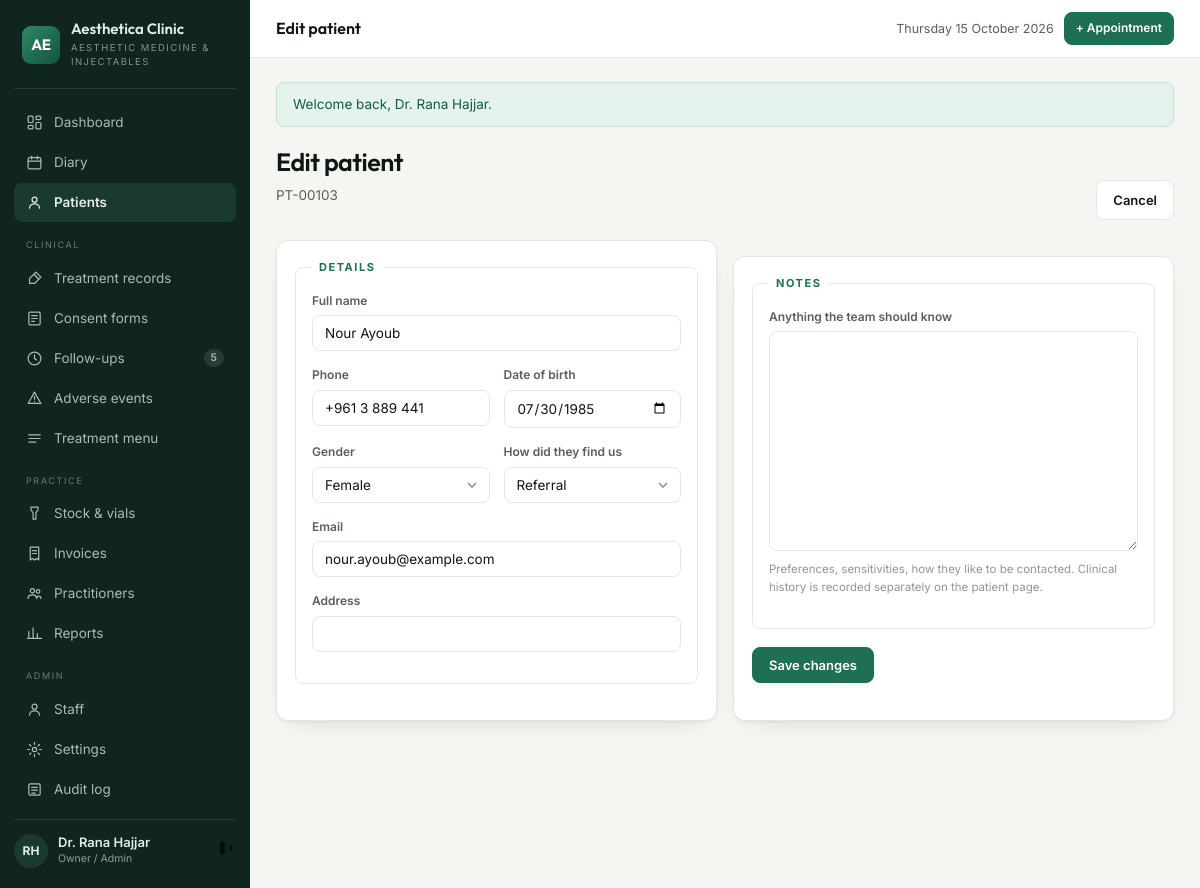
The app's page /patients/4/edit (signed in) with its own data.
### tables this page shows
CREATE TABLE `patients` (
  `id` int(10) unsigned NOT NULL AUTO_INCREMENT,
  `code` varchar(20) NOT NULL COMMENT 'human reference, e.g. PT-00142',
  `full_name` varchar(140) NOT NULL,
  `date_of_birth` date DEFAULT NULL,
  `gender` enum('female','male','other') DEFAULT NULL,
  `phone` varchar(40) NOT NULL,
  `email` varchar(160) DEFAULT NULL,
  `address` varchar(255) DEFAULT NULL,
  `source` enum('instagram','referral','walk_in','google','facebook','other') NOT NULL DEFAULT 'other',
  `notes` text DEFAULT NULL,
  `created_by` int(10) unsigned DEFAULT NULL,
  `created_at` datetime NOT NULL DEFAULT current_timestamp(),
  `updated_at` datetime NOT NULL DEFAULT current_timestamp() ON UPDATE current_timestamp(),
  PRIMARY KEY (`id`),
  UNIQUE KEY `uq_patients_code` (`code`),
  KEY `ix_patients_name` (`full_name`),
  KEY `ix_patients_phone` (`phone`),
  KEY `fk_patients_user` (`created_by`),
  CONSTRAINT `fk_patients_user` FOREIGN KEY (`created_by`) REFERENCES `users` (`id`) ON DELETE SET NULL
);

### app/Core/View.php (called while the page is built, shortened)
<?php
final class View
{
    private static string $base = '';
    public static function setBase(string $base): void
    {
        self::$base = rtrim($base, '/');
    }
    public static function url(string $path = '/'): string
    {
        return self::$base . '/' . ltrim($path, '/');
    }
    public static function render(string $template, array $data = []): void
    {
        $content = self::capture($template, $data);
    }
    public static function capture(string $template, array $data = []): string
    {
        extract($data, EXTR_SKIP);
        require __DIR__ . "/../Views/$template.php";
        return (string) ob_get_clean();
    }
}

### app/Core/Controller.php (called while the page is built, shortened)
<?php
abstract class Controller
{
    protected function view(string $template, array $data = []): void
    {
        View::render($template, $data);
    }
}

### app/Controllers/PatientController.php (called while the page is built, shortened)
<?php
final class PatientController extends Controller
{
    public function edit(int $id): void
    {
        $patient = DB::one('SELECT * FROM patients WHERE id = ?', [$id]);
        $this->view('patients/form', ['title' => 'Edit patient', 'patient' => $patient]);
    }
}

### public/index.php (called while the page is built, shortened)
<?php
require __DIR__ . '/../app/Core/View.php';
require __DIR__ . '/../app/helpers.php';
$config = require __DIR__ . '/../config/config.php';
date_default_timezone_set($config['app']['timezone']);
$uri = $_SERVER['REQUEST_URI'] ?? '/';
$router = new Router();
try {
    $router->dispatch($_SERVER['REQUEST_METHOD'] ?? 'GET', $uri ?: '/');
} catch (Throwable $e) {
    http_response_code(500);
    if ($config['app']['debug']) {
        echo '<pre style="padding:20px;font:13px/1.6 monospace">'
            . htmlspecialchars($e->getMessage() . "\n\n" . $e->getTraceAsString()) . '</pre>';
    } else {
        View::render('errors/500', ['title' => 'Something went wrong']);
    }
}

### app/Core/Database.php (called while the page is built, shortened)
<?php
final class Database
{
    private static ?PDO $pdo = null;
    public static function connect(array $cfg): void
    {
        $dsn = "mysql:host={$cfg['host']};dbname={$cfg['name']};charset={$cfg['charset']}";
        self::$pdo = new PDO($dsn, $cfg['user'], $cfg['pass'], [
            PDO::ATTR_ERRMODE            => PDO::ERRMODE_EXCEPTION,
            PDO::ATTR_DEFAULT_FETCH_MODE => PDO::FETCH_ASSOC,
            PDO::ATTR_EMULATE_PREPARES   => false,
        ]);
    }
    public static function pdo(): PDO
    {
        return self::$pdo;
    }
    public static function run(string $sql, array $params = []): PDOStatement
    {
        $stmt = self::pdo()->prepare($sql);
        $stmt->execute($params);
        return $stmt;
    }
    public static function one(string $sql, array $params = []): ?array
    {
        $row = self::run($sql, $params)->fetch();
        return $row === false ? null : $row;
    }
}

### app/helpers.php (called while the page is built, shortened)
<?php
if (!function_exists('e')) {
    function e(mixed $value): string
    {
        return htmlspecialchars((string) $value, ENT_QUOTES | ENT_SUBSTITUTE, 'UTF-8');
    }
}
if (!function_exists('url')) {
    function url(string $path = '/'): string
    {
        return View::url($path);
    }
}
if (!function_exists('label')) {
    function label(string $value): string
    {
        return ucfirst(str_replace('_', ' ', $value));
    }
}
if (!function_exists('old')) {
    function old(string $key, mixed $fallback = ''): string
    {
        return e($_POST[$key] ?? $fallback);
    }
}

### app/Views/patients/form.php (the view, shortened to what this page needs)
<?php
$p = $patient;
$action = $p ? url('/patients/' . $p['id']) : url('/patients');
?>
<div class="ph">
  <div><h1><?= $p ? 'Edit patient' : 'New patient' ?></h1>
    <?php if ($p): ?><p class="lead"><?= e($p['code']) ?></p><?php endif; ?></div>
  <div class="actions"><a class="btn ghost" href="<?= url($p ? '/patients/' . $p['id'] : '/patients') ?>">Cancel</a></div>
</div>
<form method="post" action="<?= $action ?>">
  <div class="grid g2">
    <div class="card"><div class="bd">
      <fieldset><legend>Details</legend>
        <div class="field"><label for="full_name">Full name</label>
          <input type="text" id="full_name" name="full_name" required value="<?= old('full_name', $p['full_name'] ?? '') ?>"></div>
        <div class="row2">
          <div class="field"><label for="phone">Phone</label>
            <input type="tel" id="phone" name="phone" required value="<?= old('phone', $p['phone'] ?? '') ?>"></div>
          <div class="field"><label for="date_of_birth">Date of birth</label>
            <input type="date" id="date_of_birth" name="date_of_birth" value="<?= old('date_of_birth', $p['date_of_birth'] ?? '') ?>"></div>
        </div>
        <div class="row2">
          <div class="field"><label for="gender">Gender</label>
            <select id="gender" name="gender">
              <?php foreach (['' => '—', 'female' => 'Female', 'male' => 'Male', 'other' => 'Other'] as $k => $v): ?>
                <option value="<?= $k ?>" <?= ($p['gender'] ?? '') === $k ? 'selected' : '' ?>><?= $v ?></option>
              <?php endforeach; ?>
            </select></div>
          <div class="field"><label for="source">How did they find us</label>
            <select id="source" name="source">
              <?php foreach (['instagram','referral','walk_in','google','facebook','other'] as $s): ?>
                <option value="<?= $s ?>" <?= ($p['source'] ?? '') === $s ? 'selected' : '' ?>><?= label($s) ?></option>
              <?php endforeach; ?>
            </select></div>
        </div>
        <div class="field"><label for="email">Email</label>
          <input type="email" id="email" name="email" value="<?= old('email', $p['email'] ?? '') ?>"></div>
        <div class="field"><label for="address">Address</label>
          <input type="text" id="address" name="address" value="<?= old('address', $p['address'] ?? '') ?>"></div>
      </fieldset>
    </div></div>
    <div class="card"><div class="bd">
      <fieldset><legend>Notes</legend>
        <div class="field"><label for="notes">Anything the team should know</label>
          <textarea id="notes" name="notes" style="min-height:220px"><?= e($p['notes'] ?? '') ?></textarea>
          <p class="hint">Preferences, sensitivities, how they like to be contacted. Clinical history is recorded separately on the patient page.</p>
        </div>
      </fieldset>
      <button class="btn" type="submit"><?= $p ? 'Save changes' : 'Create patient' ?></button>
    </div></div>
  </div>
</form>

### app/Core/Router.php (shortened to what this page needs)
<?php
final class Router
{
    private array $routes = ['GET' => [], 'POST' => []];
    private function add(string $method, string $pattern, string $handler, ?string $permission): void
    {
        $regex = '#^' . preg_replace('#\{[a-z_]+\}#', '([0-9]+)', rtrim($pattern, '/')) . '/?$#';
        [$controller, $action] = explode('@', $handler);
        $this->routes[$method][] = [$regex, $controller, $action, $permission];
    }
    public function dispatch(string $method, string $uri): void
    {
        $path = '/' . trim(parse_url($uri, PHP_URL_PATH) ?: '/', '/');
        foreach ($this->routes[$method] ?? [] as [$regex, $controller, $action, $permission]) {
            if (!preg_match($regex, $path, $m)) {
                continue;
            }
            array_shift($m);
            (new $class())->{$action}(...array_map('intval', $m));
            return;
        }
    }
}

### public/assets/css/app.css (style rules this page uses)
:root { --bg:#f5f6f2; --panel:#ffffff; --side:#10251d; --side-2:#1b3a2e; --sidefg:#e3eee8; --fg:#101713; --muted:#566158; --faint:#8e9890; --line:#e5e8e1; --line-soft:#eef0ea; --a1:#1f6f52; --a2:#14543c; --aink:#ffffff; --soft:#e6f1ea; --warn:#9a6a08; --warn-bg:#fdf3e0; --bad:#a4302a; --bad-bg:#fbecea; --ok:#17865a; --ok-bg:#e4f3ec; --info:#1d5f7a; --info-bg:#e6f1f6; --radius:8px; --radius-lg:12px; --shadow:0 1px 2px rgba(16,23,19,.05), 0 8px 24px -16px rgba(16,23,19,.25); --sans:'Inter',-apple-system,BlinkMacSystemFont,'Segoe UI',Roboto,sans-serif; --display:'Outfit','Inter',sans-serif; }
*,*::before,*::after { box-sizing:border-box }
body { margin:0;background:var(--bg);color:var(--fg);font-family:var(--sans); font-size:14px;line-height:1.55;-webkit-font-smoothing:antialiased }
a { color:var(--a1);text-decoration:none }
h1,h2,h3,h4 { font-family:var(--display);font-weight:600;letter-spacing:-.02em;margin:0 }
.ph { display:flex;flex-wrap:wrap;gap:14px;align-items:flex-end;justify-content:space-between; margin-bottom:20px }
.ph h1 { font-size:25px }
.ph .lead { color:var(--muted);font-size:13.5px;margin-top:4px }
.ph .actions { display:flex;gap:8px;flex-wrap:wrap }
.btn { display:inline-flex;align-items:center;gap:7px;background:var(--a1);color:var(--aink); border:1px solid var(--a1);border-radius:var(--radius);padding:9px 16px;font-size:13px; font-weight:600;cursor:pointer;font-family:var(--sans);text-decoration:none;white-space:nowrap }
.btn.ghost { background:var(--panel);color:var(--fg);border-color:var(--line) }
.card { background:var(--panel);border:1px solid var(--line);border-radius:var(--radius-lg); box-shadow:var(--shadow);overflow:hidden }
.card + .card { margin-top:16px }
.card .bd { padding:18px }
.grid { display:grid;gap:16px }
.g2 { grid-template-columns:1fr 1fr }
.field { margin-bottom:15px }
.field label,.lbl { display:block;font-size:12px;font-weight:600;color:var(--muted);margin-bottom:5px }
input[type=text],input[type=email],input[type=password],input[type=number],input[type=date], input[type=time],input[type=datetime-local],input[type=search],input[type=tel],select,textarea { width:100%;padding:9px 12px;border:1px solid var(--line);border-radius:var(--radius); font-family:var(--sans);font-size:13.5px;background:var(--panel);color:var(--fg) }
textarea { min-height:88px;resize:vertical }
select { appearance:none;background-repeat:no-repeat;background-position:right 11px center;padding-right:30px }
.hint { font-size:11.5px;color:var(--faint);margin-top:4px }
.row2 { display:grid;grid-template-columns:1fr 1fr;gap:14px }
fieldset { border:1px solid var(--line);border-radius:var(--radius);padding:16px;margin:0 0 18px }
legend { font-size:11px;letter-spacing:.14em;text-transform:uppercase;font-weight:700;color:var(--a1);padding:0 7px }

### records on screen
patients: code "PT-00103", full_name "Nour Ayoub", phone "+961 3 889 441", date_of_birth "07/30/1985", gender "Female", email "nour.ayoub@example.com"

### other values on screen
setting('clinic_name', 'Aesthetica') "Aesthetica Clinic"
setting('clinic_tagline', 'Clinic Suite') "AESTHETIC MEDICINE & INJECTABLES"
$due "5"
$f['message'] "Welcome back, Dr. Rana Hajjar."
form field source "Referral"
